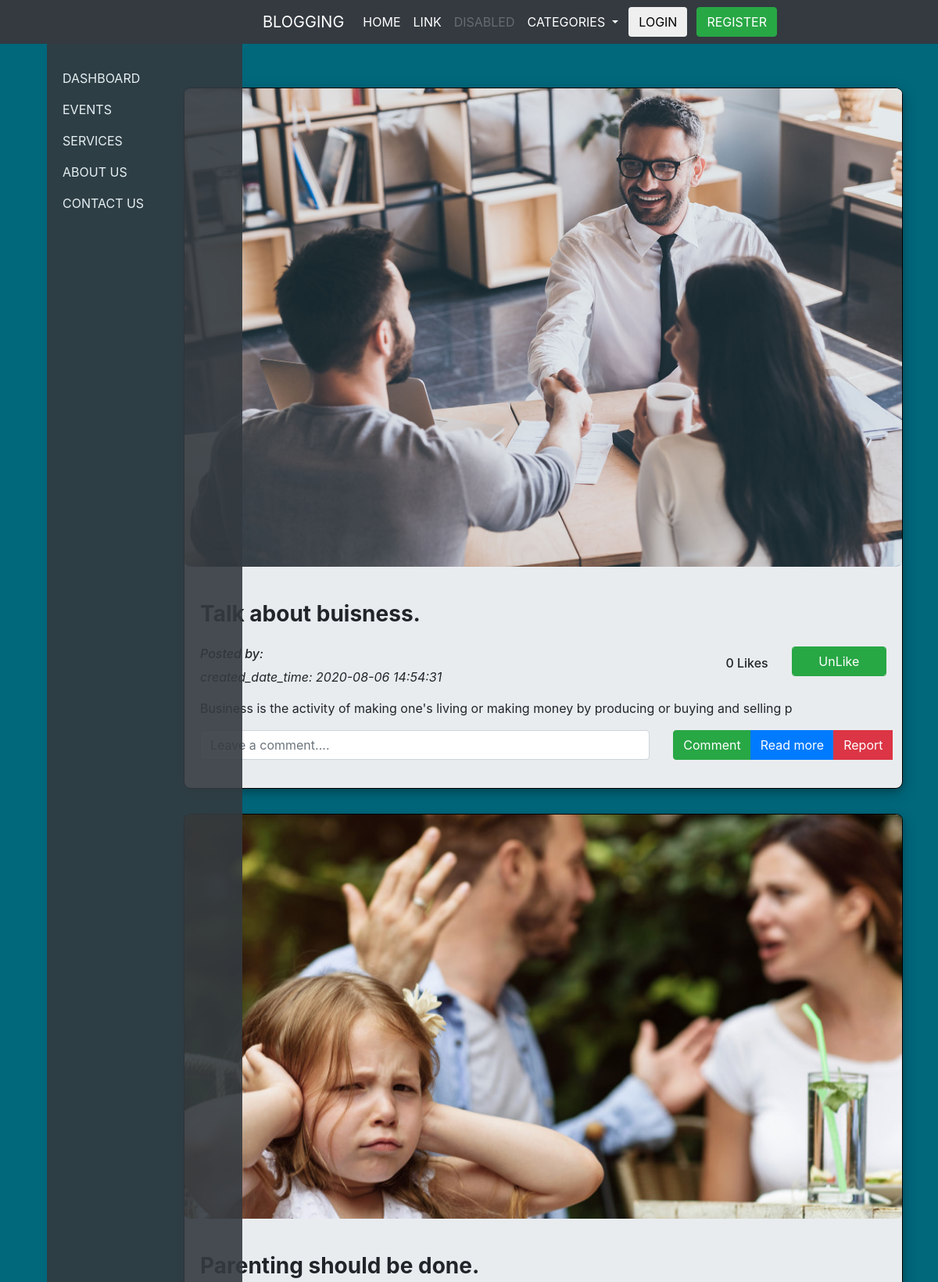
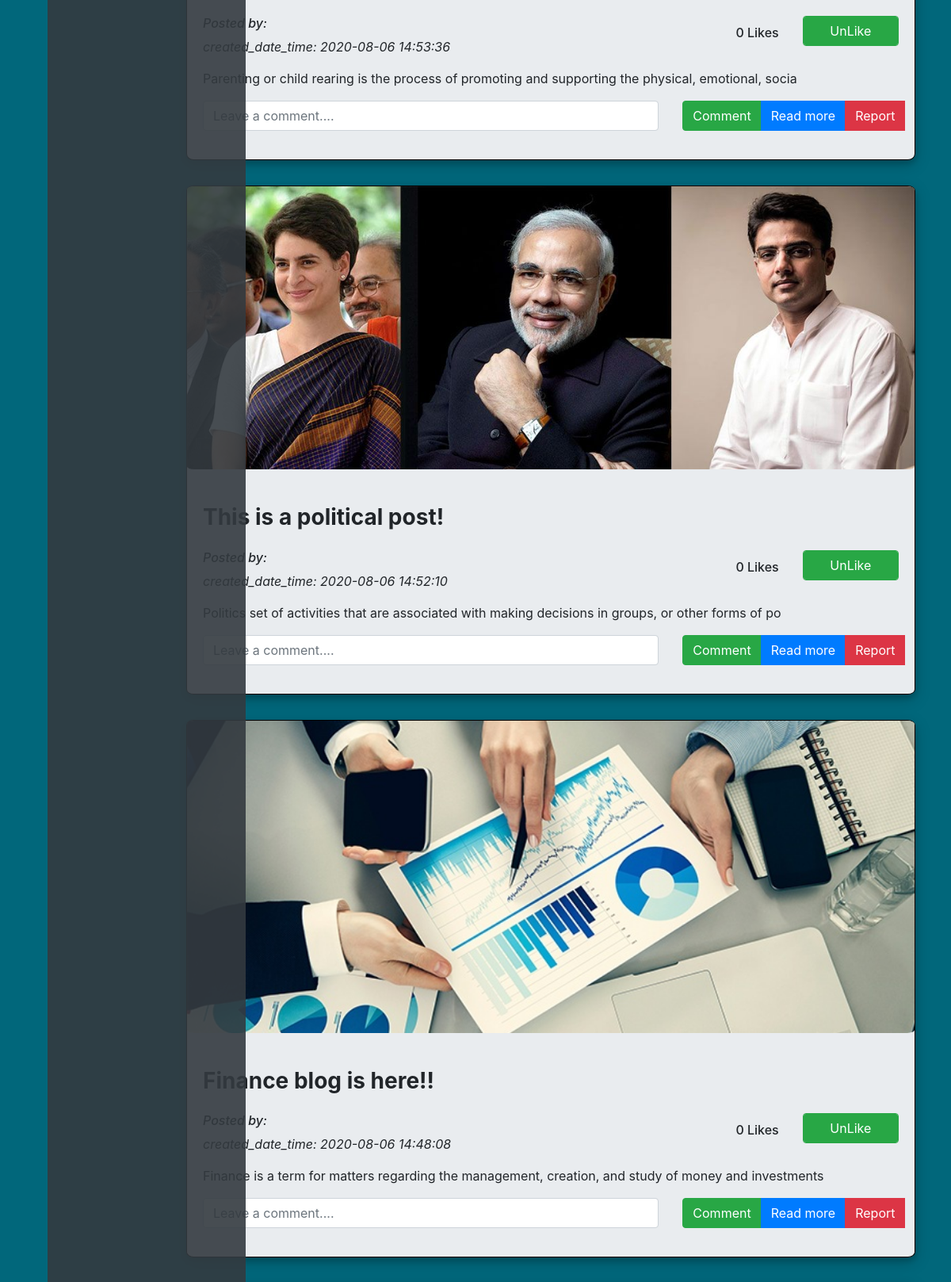
The page / (upper part) on the database its author committed (2 pictures, top to bottom).
### tables this page shows
CREATE TABLE `blogs` (
  `blog_id` int(11) NOT NULL,
  `blog_category` varchar(100) NOT NULL,
  `blog_title` varchar(100) NOT NULL,
  `blog_pic` varchar(200) NOT NULL,
  `blog_short_desc` varchar(200) NOT NULL,
  `blog_desc` varchar(5000) NOT NULL,
  `user_id` int(11) NOT NULL,
  `created_date_time` timestamp NOT NULL DEFAULT current_timestamp(),
  `modified_date_time` datetime NOT NULL,
  `deleted_date_time` datetime NOT NULL,
  `status` int(11) NOT NULL DEFAULT 0 COMMENT '0-shown,1-hidden,2-deleted'
);

### index.php (the view, shortened to what this page needs)
<!DOCTYPE html>
<html lang="en">
<head>
  <link rel="stylesheet" type="text/css" href="css/bootstrap.min.css">
  <link rel="stylesheet" type="text/css" href="style.css">
  <link rel="stylesheet" type="text/css" href="sidebar.css">
</head>
<body>
	<?php
	require 'header.php';
	?>
	<?php
	require 'sidebar.php';
	?>
  <section>
    <div class="container">
     <div class="row">
      <div class="col-md-2"></div>
      <div class="col-md-10">
        <?php
        require 'connect.php';
        $sql= $conn->prepare("SELECT * FROM blogs order by created_date_time DESC");
        $sql->execute();
        $sql->setFetchMode(PDO::FETCH_ASSOC);
        if($sql->rowCount()>0){
          foreach (($sql->fetchAll()) as $key => $row) {
           echo '<div class="jumbotron p-0 roundShadow" id="jumbotron">
           <div class="view overlay rounded-top">
           <img src="'.$row['blog_pic'].'" id="blog_image" class="img-fluid" alt="Blog image">
           <a href="#">
           <div class="mask rgba-white-slight"></div>
           </a>
           </div>
           <div class="card-body text-left mb-3">
           <h3 class="card-title h3 my-4"><strong>'.$row['blog_title'].'</strong></h3>
           <div class="row">
           <div class="col-md-8">
           <h6><i>Posted by:  ';
            echo '</i></h6>
           <p><i>created_date_time: '.$row['created_date_time'].'</i></p>
           </div>';
           require 'likes/likes.php';
           echo '
           </div>
           <p style="font-size:16px;text-align:left;">'.$row['blog_short_desc'].'</p>
           <div class="row">
           <div class="col-md-8 text-center">
           <input  class="form-control" type="" id="comment_text'.$row["blog_id"].'"  placeholder="Leave a comment....">
           </div>
           <div class="col-md-4 text-center">
           <div class="btn-group">
           <button type="button" class="btn btn-success" onclick=\'commentfunc("' .$row["blog_id"]. '")\' >Comment</button>
           <button type="button" class="btn btn-primary" data-toggle="modal" data-target="#'.$row['blog_id'].'">Read more</button>
           <button type="button" class="btn btn-danger" data-toggle="modal" data-target="#myModal'.$row['blog_id'].'">Report</button>
  <div id="myModal'.$row['blog_id'].'" class="modal fade" role="dialog">
          <select name="category" id="report_category' .$row['blog_id']. '" class="form-control" required>
          </select>
          <input style="margin-top: 1%;" class="form-control" type="text" name="report_desc" id="report_desc' .$row['blog_id']. '" placeholder="Write report description..." required>
          <button type="button" onclick=\'reportfunc("' .$row['blog_id']. '")\' class="btn btn-danger" data-dismiss="modal">Report</button>
  </div>
           </div>
           </div>
           </div>
<div class="modal fade right" id="'.$row['blog_id'].'" tabindex="-1" role="dialog" aria-labelledby="exampleModalPreviewLabel" aria-hidden="true">
    <div class="modal-dialog-full-width modal-dialog momodel modal-fluid" role="document">
        <div class="modal-content-full-width modal-content ">
            <div class="modal-body">
               <img id="read_more_img" src="'.$row['blog_pic'].'">
              <h1 class="section-heading text-center wow fadeIn my-5 pt-3">'.$row['blog_title'].'</h1>
                <p class="text-center" style="margin-left:5%;margin-right:5%">'.$row['blog_desc'].'</p>
            </div>';
echo '
            <div class="modal-footer-full-width  modal-footer">
                <button type="button" class="btn btn-danger btn-md btn-rounded" data-dismiss="modal">Close</button>
            </div>
        </div>
    </div>
</div>
           </div>
           </div>';
         }
       }
       ?>
     </div>
   </div>
 </div>
</section>
</body>
</html>

### header.php (shortened to what this page needs)
<nav class="navbar navbar-expand-lg navbar-dark bg-dark">
  <a class="navbar-brand" style="margin-left: 320px" href="#">BLOGGING</a>
  <div class="collapse navbar-collapse" id="navbarSupportedContent">
    <ul class="navbar-nav mr-auto">
      <li class="nav-item active">
        <a class="nav-link" href="index.php">HOME <span class="sr-only">(current)</span></a>
      </li>
      <li class="nav-item active">
        <a class="nav-link" href="#">LINK</a>
      </li>
      <li class="nav-item">
        <a class="nav-link disabled" href="#" tabindex="-1" aria-disabled="true">DISABLED</a>
      </li>
      <li class="nav-item dropdown active">
        <a class="nav-link dropdown-toggle" href="#" id="navbarDropdown" role="button" data-toggle="dropdown" aria-haspopup="true" aria-expanded="false">
          CATEGORIES
        </a>
      </li>
    </ul>
    <form class="form-inline my-2 my-lg-0 form-navbar">
    <?php
               if (isset($_SESSION['user_name'])) {
echo '<h6 style="color:white;">  Hi '.$_SESSION["user_name"].' </h6> | <button class="btn btn-danger"><a href="logout.php" style="color:white">LOGOUT </a></button>';
               }
               else{
                echo '<button class="btn btn-outline-default"><a href="login.php" style="color:black">LOGIN </a></button>
      <button class="btn btn-success margin-left"><a href="register.php" style="color:white">REGISTER</a></button>';
               }
              ?>
    </form>
  </div>
</nav>

### sidebar.php (shortened to what this page needs)
<div id="wrapper" class="roundBorder">
    <div style="margin-left:-190px;" id="sidebar-wrapper" >
        <ul class="sidebar-nav">
           <br>
<?php
          if ($type_id=='0') {
            echo'           <li>
            <a style="color: white" href="#">DASHBOARD</a>
        </li>
        <li>
            <a style="color: white" href="blog_request.php">BLOG REQUEST</a>
        </li>
        <li>
            <a style="color: white" href="add_blogs.php">ADD BLOGS</a>
        </li>
        <li>
            <a style="color: white" href="view_blogs/view_blogs.php">YOUR BLOGS</a>
        </li>
        <li>
            <a style="color: white" href="#">EVENTS</a>
        </li>
        <li>
            <a style="color: white" href="services.php">SERVICES</a>
        </li>
        <li>
            <a style="color: white" href="about_us.php">ABOUT US</a>
        </li>
        <li>
            <a style="color: white" href="contact_us.php">CONTACT US</a>
        </li>
    </ul>
</div>
<div id="page-content-wrapper">
    <div class="container-fluid">
        <div class="row">
            <div class="col-lg-12">
                <h1></h1>
                <p></p>
                <p></p>
            </div>
        </div>
    </div>
</div>
</div>
';
        }
        else{
            echo'           <li>
            <a style="color: white" href="#">DASHBOARD</a>
        </li>
        <li>
            <a style="color: white" href="#">EVENTS</a>
        </li>
        <li>
            <a style="color: white" href="services.php">SERVICES</a>
        </li>
        <li>
            <a style="color: white" href="about_us.php">ABOUT US</a>
        </li>
        <li>
            <a style="color: white" href="contact_us.php">CONTACT US</a>
        </li>
    </ul>
</div>
<div id="page-content-wrapper">
    <div class="container-fluid">
        <div class="row">
            <div class="col-lg-12">
                <h1></h1>
                <p></p>
                <p></p>
            </div>
        </div>
    </div>
</div>
</div>
';
        }
        ?>

### likes/likes.php (shortened to what this page needs)
<?php
$blog_id=$row['blog_id'];
$user_id=$_SESSION['user_id'];
$count=$conn->prepare("SELECT * FROM likes where blog_id='".$blog_id."' and user_id='".$user_id."' and status='1'");
        $count->execute();
        $number_of_rows=$count->rowCount();
echo '<div class="col-md-4">
           <div class="row">
           <div class="col-md-6 text-right">
           <strong><h6 style="margin-top:10%;"><span id=""> '.$number_of_rows.'</span>  Likes </h6></strong>
           </div>
           <div class="col-md-6">';
           $count=$conn->prepare("SELECT * FROM likes where blog_id='".$blog_id."' and user_id='".$user_id."' and status='1'");
        $count->execute();
        $number_of_rows1=$count->rowCount();
        if($number_of_rows1 == ""){
        echo '<button  type="button" class="btn btn-success form-control" onclick=\'likefunc("' .$blog_id. '")\'>Like</button>';
        }
        else
        {
        echo '<button  type="button" class="btn btn-success form-control" onclick=\'likefunc("' .$blog_id. '")\'>UnLike</button>';
        }
      echo'</div>
           </div>
           </div>';
?>

### style.css (style rules this page uses)
.margin-left { margin-left: 12px !important; }
.form-navbar { margin-right: 190px !important }
body { background-image: url('images/solid.png'); background-attachment: fixed ; background-repeat: no-repeat; background-size: cover; background-position: center; }
#blog_image { display: block; margin-left: auto; margin-right: auto; height: 100%%; width: 100%; object-fit: cover; border-radius: 1%; }
.roundBorder { border-radius: 2%; }
.roundShadow { border: 1px solid black; border-radius: 1%; box-shadow: 0 4px 8px 0 rgba(0, 0, 0, 0.2), 0 6px 20px 0 rgba(0, 0, 0, 0.19); }

### sidebar.css (style rules this page uses)
#wrapper { padding-left: 0; -webkit-transition: all 0.5s ease; -moz-transition: all 0.5s ease; -o-transition: all 0.5s ease; transition: all 0.5s ease; }
#sidebar-wrapper { z-index: 1000; position: fixed; opacity: 0.9; left: 250px; width: 0; height: 85%; overflow-y: auto; background: #343a40; -webkit-transition: all 0.5s ease; -moz-transition: all 0.5s ease; -o-transition: all 0.5s ease; transition: all 0.5s ease; }
#page-content-wrapper { width: 100%; position: absolute; padding: 15px; }
.sidebar-nav { position: absolute; top: 0; width: 250px; margin: 0; padding: 0; list-style: none; }
.sidebar-nav li { text-indent: 20px; line-height: 40px; }
.sidebar-nav li a { display: block; text-decoration: none; color: #999999; }
@media (min-width:768px) { #wrapper { padding-left: 250px; } }
@media (min-width:768px) { #sidebar-wrapper { width: 250px; } }
@media (min-width:768px) { #page-content-wrapper { padding: 20px; position: relative; } }

### rows shown on the page
blogs: blog_pic (picture), blog_title "Talk about buisness.", created_date_time "2020-08-06 14:54:31", number_of_rows "0", blog_short_desc "Business is the activity of making one's living or making money by producing or buying and selling p"
blogs: blog_pic (picture), blog_title "Parenting should be done.", created_date_time "2020-08-06 14:53:36", number_of_rows "0", blog_short_desc "Parenting or child rearing is the process of promoting and supporting the physical, emotional, socia"
blogs: blog_pic (picture), blog_title "This is a political post!", created_date_time "2020-08-06 14:52:10", number_of_rows "0", blog_short_desc "Politics set of activities that are associated with making decisions in groups, or other forms of po"
blogs: blog_pic (picture), blog_title "Finance blog is here!!", created_date_time "2020-08-06 14:48:08", number_of_rows "0", blog_short_desc "Finance is a term for matters regarding the management, creation, and study of money and investments"
